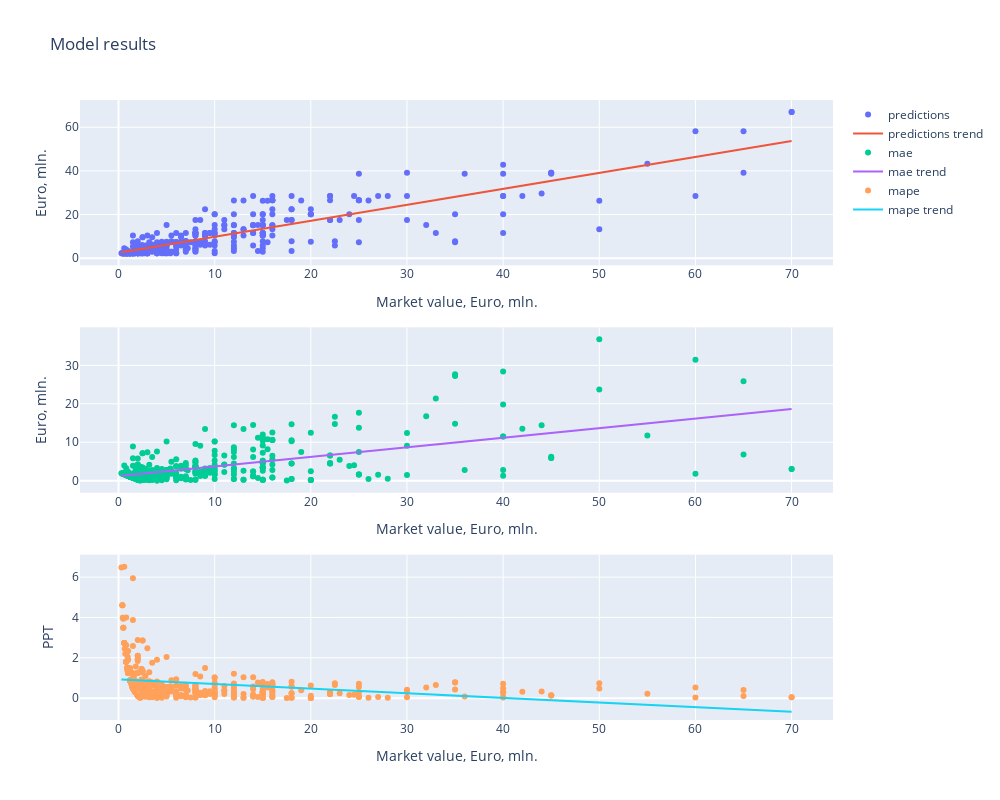

Notebook source saved alongside this figure:
### Code cell
m = LightGBM(td.data, features=['marketval'], full_feature_set=True)
m.train_test_split()
m.scale()
m.tune_hp()
m.train()
m.inverse_scale()
m.score(thresh=10)
m.plot_predictions()

### Figure 1 — Plotly figure (JSON) as saved in the notebook; plotly's stock layout.template omitted (floating-point values rounded to 4 significant figures; data arrays with more than 128 entries replaced by an {"elided": "..."} marker saying what was removed)
{"data": [{"mode": "markers", "name": "predictions", "type": "scatter", "x": {"elided": "445 float values"}, "xaxis": "x", "y": {"elided": "445 float values"}, "yaxis": "y"}, {"mode": "lines", "name": "predictions trend", "type": "scatter", "x": {"elided": "445 float values"}, "xaxis": "x", "y": {"elided": "445 float values"}, "yaxis": "y"}, {"mode": "markers", "name": "mae", "type": "scatter", "x": {"elided": "445 float values"}, "xaxis": "x2", "y": {"elided": "445 float values"}, "yaxis": "y2"}, {"mode": "lines", "name": "mae trend", "type": "scatter", "x": {"elided": "445 float values"}, "xaxis": "x2", "y": {"elided": "445 float values"}, "yaxis": "y2"}, {"mode": "markers", "name": "mape", "type": "scatter", "x": {"elided": "445 float values"}, "xaxis": "x3", "y": {"elided": "445 float values"}, "yaxis": "y3"}, {"mode": "lines", "name": "mape trend", "type": "scatter", "x": {"elided": "445 float values"}, "xaxis": "x3", "y": {"elided": "445 float values"}, "yaxis": "y3"}], "layout": {"height": 800, "title": {"text": "Model results"}, "width": 1000, "xaxis": {"anchor": "y", "domain": [0, 1], "title": {"text": "Market value, Euro, mln."}}, "xaxis2": {"anchor": "y2", "domain": [0, 1], "title": {"text": "Market value, Euro, mln."}}, "xaxis3": {"anchor": "y3", "domain": [0, 1], "title": {"text": "Market value, Euro, mln."}}, "yaxis": {"anchor": "x", "domain": [0.7333, 1], "title": {"text": "Euro, mln."}}, "yaxis2": {"anchor": "x2", "domain": [0.3667, 0.6333], "title": {"text": "Euro, mln."}}, "yaxis3": {"anchor": "x3", "domain": [0, 0.2667], "title": {"text": "PPT"}}}}
